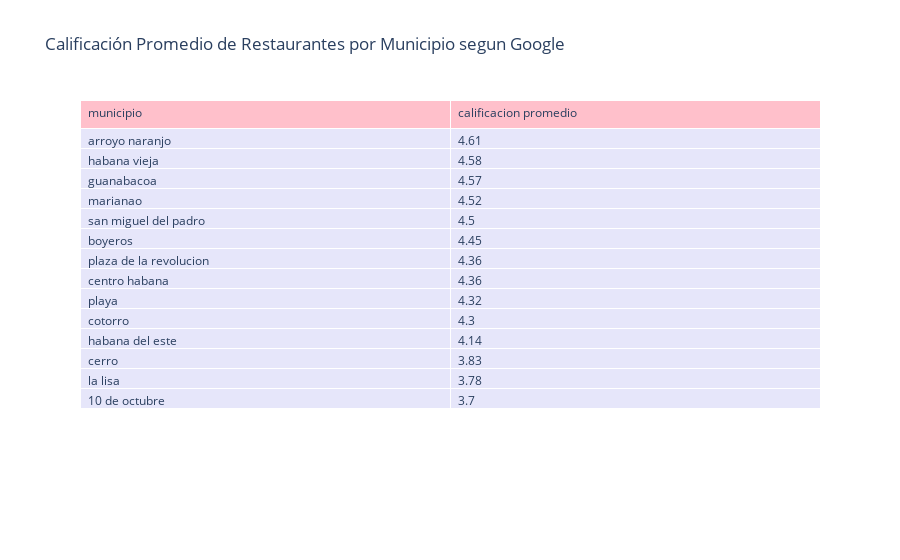

This figure's notebook cell:
### Code cell
#Tabla donde da la clasificacion promedio de los restaurantes por municipio :)
data2["location.municipe"] = data2["location.municipe"].str.strip().str.lower()

calificacion_promedio_por_municipio = data2.groupby("location.municipe")["qualification"].mean().round(2)
tabla_calificaciones = calificacion_promedio_por_municipio.reset_index()
tabla_calificaciones.columns = ["municipio", "calificacion promedio"]
tabla_calificaciones = tabla_calificaciones.sort_values(by="calificacion promedio", ascending=False)

fig = go.Figure(data=[go.Table(
    header=dict(values=list(tabla_calificaciones.columns),
                fill_color="pink",
                align="left"),
    cells=dict(values=[tabla_calificaciones.municipio, tabla_calificaciones["calificacion promedio"]],
               fill_color="lavender",
               align="left"))
])

fig.update_layout(title="Calificación Promedio de Restaurantes por Municipio segun Google")
fig.show()

### Figure 1 — Plotly figure (JSON) as saved in the notebook; plotly's stock layout.template omitted (floating-point values rounded to 4 significant figures)
{"data": [{"cells": {"align": "left", "fill": {"color": "lavender"}, "values": [["arroyo naranjo", "habana vieja", "guanabacoa", "marianao", "san miguel del padro", "boyeros", "plaza de la revolucion", "centro habana", "playa", "cotorro", "habana del este", "cerro", "la lisa", "10 de octubre"], [4.61, 4.58, 4.57, 4.52, 4.5, 4.45, 4.36, 4.36, 4.32, 4.3, 4.14, 3.83, 3.78, 3.7]]}, "header": {"align": "left", "fill": {"color": "pink"}, "values": ["municipio", "calificacion promedio"]}, "type": "table"}], "layout": {"title": {"text": "Calificación Promedio de Restaurantes por Municipio segun Google"}}}
